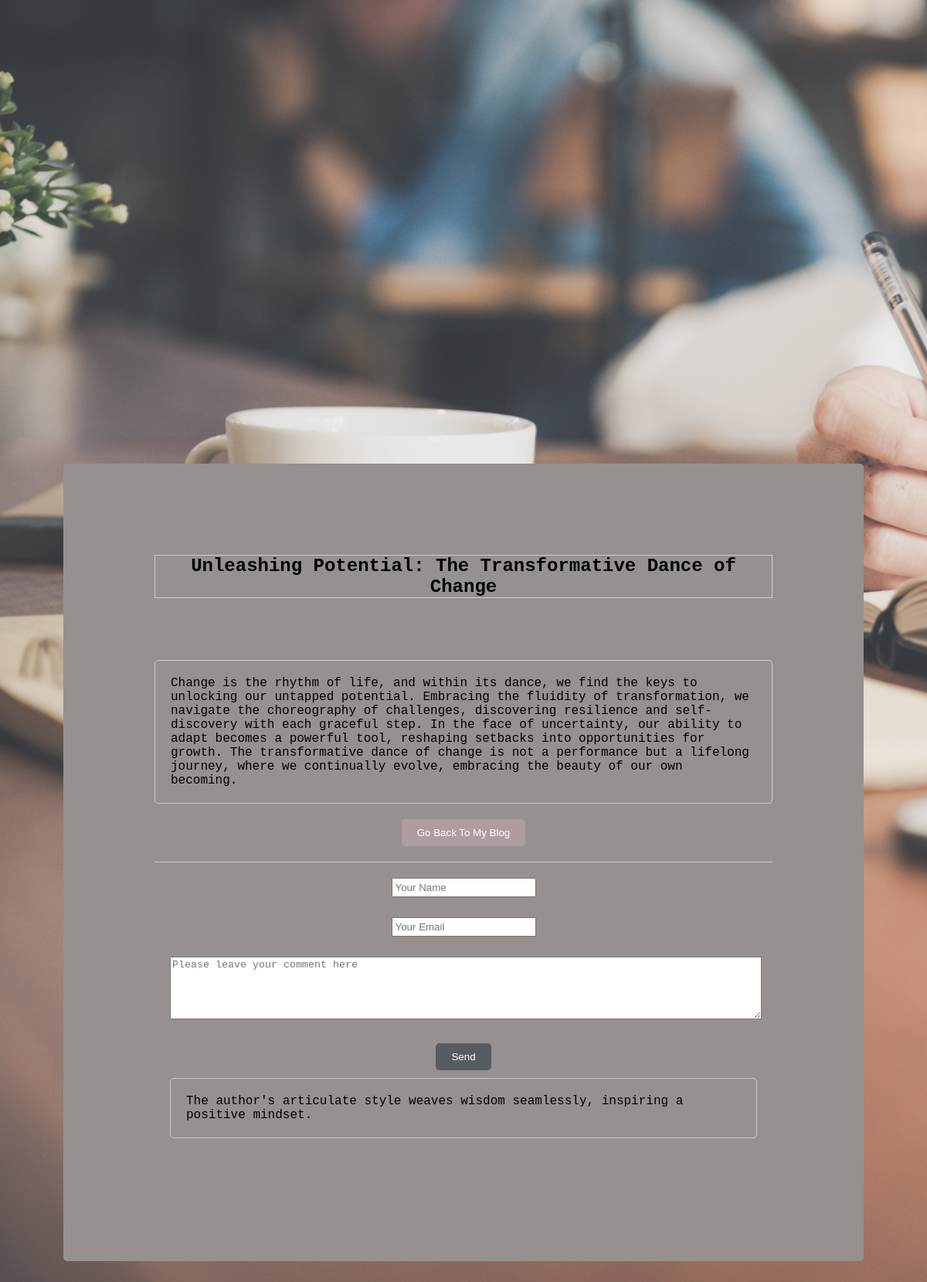
The page /blogcontent.php?aid=15 on the database its author committed.
### tables this page shows
CREATE TABLE `blog_article`  (
  `id` int(11) NOT NULL AUTO_INCREMENT,
  `uid` int(11) NULL DEFAULT NULL COMMENT 'UserID',
  `uname` varchar(255) NULL DEFAULT NULL COMMENT 'UserName',
  `username` varchar(255) NULL DEFAULT NULL,
  `title` varchar(255) NULL DEFAULT NULL,
  `content` longtext NULL,
  `createtime` datetime(0) NULL DEFAULT NULL,
  PRIMARY KEY (`id`) USING BTREE
);

CREATE TABLE `blog_comment`  (
  `id` int(11) NOT NULL AUTO_INCREMENT,
  `uid` int(11) NULL DEFAULT NULL,
  `article_id` int(11) NULL DEFAULT NULL,
  `content` varchar(1000)  NULL DEFAULT NULL,
  `name` varchar(255) NULL DEFAULT NULL,
  `email` varchar(255) NULL DEFAULT NULL,
  `createtime` datetime(0) NULL DEFAULT NULL,
  PRIMARY KEY (`id`) USING BTREE
);

### blogcontent.php (the view, shortened to what this page needs)
<?php
$db = db_connect();
$id = $_GET['aid'];
$sql = "SELECT * FROM blog_article WHERE id = '{$id}'";
$result_set = mysqli_query($db, $sql);
$result = mysqli_fetch_assoc($result_set);
$sql1 = "SELECT * FROM blog_comment where article_id = '{$id}'";
$result_set1 = mysqli_query($db, $sql1);
?>
<!DOCTYPE html>
<html lang="en">
<head>
    <link rel="stylesheet" href="./blogcontent.css">
</head>
<body>
    <div class="container">
        <div class="title" id="title">
            <?php echo $result['title'];?>
        </div>
        <div class="content" id="content">
            <?php echo $result['content'];?>
        </div>
        <a href="./myblog.php"><button class="goback">Go Back To My Blog</button></a>
        <div class="comment">
            <div class="textfield">
                <input type="text" class="commentName" placeholder="Your Name">
            </div>
            <div class="textfield">
                <input type="text" class="commentEmail" placeholder="Your Email">
            </div>
            <div class="textfield">
                <textarea name="commentInput" id="commentInput" cols="80" rows="5" placeholder="Please leave your comment here"></textarea>
            </div>
            <button class="commentButton" onclick="sub()">Send</button>
            <div class="commentContent">
                <?php while($resultss = mysqli_fetch_assoc($result_set1)) { ?>
                    <?php echo $resultss['content']."<br>"; ?>
                <?php } ?>
            </div>
        </div>
    </div>
</body>
</html>

### blogcontent.css (style rules this page uses)
body { font-family: 'Courier New', Courier, monospace; background-image: url("./img/pexels-tirachard-kumtanom-733856.jpg"); background-attachment: fixed; background-size: cover; display: flex; }
.container { height: auto; margin: 50px auto; border-radius: 5px; margin-top: 50%; text-align: center; max-width: 800px; padding: 10%; align-content: center; width: 70%; background-color: #96918f; }
.title { font-size: 24px; font-weight: bold; margin-bottom: 10%; border: 1px solid #ccc; }
.content { text-align: left; border: 1px solid #ccc; border-radius: 5px; padding: 20px; margin-bottom: 20px; }
.goback { background-color: #ae9d9e; color: #fff; padding: 10px 20px; border: none; border-radius: 5px; cursor: pointer; transition: background-color 0.3s; }
.comment { text-align: center; border-top: 1px solid #ccc; padding: 20px; margin-top: 20px; }
input { padding: 3px; margin-bottom: 10px; }
.commentContent { text-align: left; border: 1px solid #ccc; border-radius: 5px; padding: 20px; margin-bottom: 20px; }
.commentButton { background-color: #575c61; color: #fff; padding: 10px 20px; border: none; border-radius: 5px; cursor: pointer; transition: background-color 0.3s; margin-bottom: 10px; margin-top: 10px; }
#commentInput { width: 100%; }

### rows shown on the page
blog_article: title "Unleashing Potential: The Transformative Dance of Change", content "Change is the rhythm of life, and within its dance, we find the keys to unlocking our untapped potential. Embracing the fluidity of transformation, we navigate the choreography of challenges, discovering resilience and self-discovery with each graceful step. In the face of uncertainty, our ability to adapt becomes a powerful tool, reshaping setbacks into opportunities for growth. The transformative dance of change is not a performance but a lifelong journey, where we continually evolve, embracing the beauty of our own becoming."
blog_comment: content "The author's articulate style weaves wisdom seamlessly, inspiring a positive mindset."
